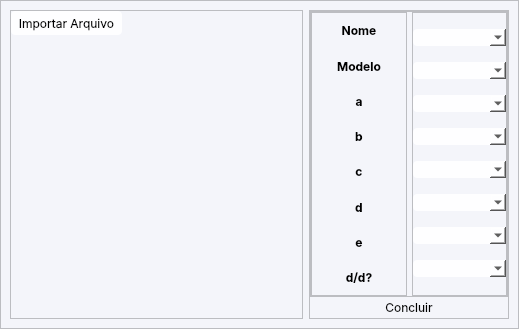
<?xml version="1.0" encoding="UTF-8"?>
<ui version="4.0">
 <class>Dialog</class>
 <widget class="QDialog" name="Dialog">
  <property name="geometry">
   <rect>
    <x>0</x>
    <y>0</y>
    <width>519</width>
    <height>329</height>
   </rect>
  </property>
  <property name="windowTitle">
   <string>Importação - Modelos</string>
  </property>
  <property name="styleSheet">
   <string notr="true">*{
	background: #F4F5FA;
}</string>
  </property>
  <layout class="QHBoxLayout" name="horizontalLayout">
   <property name="spacing">
    <number>0</number>
   </property>
   <property name="leftMargin">
    <number>0</number>
   </property>
   <property name="topMargin">
    <number>0</number>
   </property>
   <property name="rightMargin">
    <number>0</number>
   </property>
   <property name="bottomMargin">
    <number>0</number>
   </property>
   <item>
    <widget class="QFrame" name="frame">
     <property name="frameShape">
      <enum>QFrame::StyledPanel</enum>
     </property>
     <property name="frameShadow">
      <enum>QFrame::Raised</enum>
     </property>
     <layout class="QHBoxLayout" name="horizontalLayout_2">
      <item>
       <widget class="QFrame" name="frame_2">
        <property name="frameShape">
         <enum>QFrame::StyledPanel</enum>
        </property>
        <property name="frameShadow">
         <enum>QFrame::Raised</enum>
        </property>
        <layout class="QVBoxLayout" name="verticalLayout_3">
         <property name="spacing">
          <number>0</number>
         </property>
         <property name="leftMargin">
          <number>0</number>
         </property>
         <property name="topMargin">
          <number>0</number>
         </property>
         <property name="rightMargin">
          <number>0</number>
         </property>
         <property name="bottomMargin">
          <number>0</number>
         </property>
         <item>
          <widget class="QToolButton" name="importar">
           <property name="font">
            <font>
             <family>Inter</family>
            </font>
           </property>
           <property name="styleSheet">
            <string notr="true">QToolButton {
	color: black;
	border: 1px;
	border-radius: 4px;
	padding: 3 3 3 3;
	background-color: #FEFEFF;
}
QTollButton:hover {
	color: black;
	border-bottom: 4px solid #086112;
}</string>
           </property>
           <property name="text">
            <string>Importar Arquivo</string>
           </property>
          </widget>
         </item>
         <item>
          <widget class="QTableView" name="tableView">
           <property name="font">
            <font>
             <family>Inter</family>
            </font>
           </property>
           <property name="styleSheet">
            <string notr="true">border: 1px;
border-radius: 4px;</string>
           </property>
          </widget>
         </item>
        </layout>
       </widget>
      </item>
      <item>
       <widget class="QFrame" name="frame_3">
        <property name="minimumSize">
         <size>
          <width>200</width>
          <height>0</height>
         </size>
        </property>
        <property name="frameShape">
         <enum>QFrame::StyledPanel</enum>
        </property>
        <property name="frameShadow">
         <enum>QFrame::Raised</enum>
        </property>
        <layout class="QVBoxLayout" name="verticalLayout_4">
         <property name="spacing">
          <number>0</number>
         </property>
         <property name="leftMargin">
          <number>0</number>
         </property>
         <property name="topMargin">
          <number>0</number>
         </property>
         <property name="rightMargin">
          <number>0</number>
         </property>
         <property name="bottomMargin">
          <number>0</number>
         </property>
         <item>
          <widget class="QFrame" name="frame_6">
           <property name="frameShape">
            <enum>QFrame::StyledPanel</enum>
           </property>
           <property name="frameShadow">
            <enum>QFrame::Raised</enum>
           </property>
           <layout class="QHBoxLayout" name="horizontalLayout_4">
            <property name="spacing">
             <number>5</number>
            </property>
            <property name="leftMargin">
             <number>0</number>
            </property>
            <property name="topMargin">
             <number>0</number>
            </property>
            <property name="rightMargin">
             <number>0</number>
            </property>
            <property name="bottomMargin">
             <number>0</number>
            </property>
            <item>
             <widget class="QFrame" name="frame_4">
              <property name="frameShape">
               <enum>QFrame::StyledPanel</enum>
              </property>
              <property name="frameShadow">
               <enum>QFrame::Raised</enum>
              </property>
              <layout class="QVBoxLayout" name="verticalLayout">
               <property name="spacing">
                <number>0</number>
               </property>
               <property name="leftMargin">
                <number>0</number>
               </property>
               <property name="topMargin">
                <number>0</number>
               </property>
               <property name="rightMargin">
                <number>0</number>
               </property>
               <property name="bottomMargin">
                <number>0</number>
               </property>
               <item>
                <widget class="QLabel" name="label">
                 <property name="font">
                  <font>
                   <family>Inter</family>
                   <bold>true</bold>
                  </font>
                 </property>
                 <property name="text">
                  <string>Nome</string>
                 </property>
                 <property name="alignment">
                  <set>Qt::AlignCenter</set>
                 </property>
                </widget>
               </item>
               <item>
                <widget class="QLabel" name="label_2">
                 <property name="font">
                  <font>
                   <family>Inter</family>
                   <bold>true</bold>
                  </font>
                 </property>
                 <property name="text">
                  <string>Modelo</string>
                 </property>
                 <property name="alignment">
                  <set>Qt::AlignCenter</set>
                 </property>
                </widget>
               </item>
               <item>
                <widget class="QLabel" name="label_3">
                 <property name="font">
                  <font>
                   <family>Inter</family>
                   <bold>true</bold>
                  </font>
                 </property>
                 <property name="text">
                  <string>a</string>
                 </property>
                 <property name="alignment">
                  <set>Qt::AlignCenter</set>
                 </property>
                </widget>
               </item>
               <item>
                <widget class="QLabel" name="label_4">
                 <property name="font">
                  <font>
                   <family>Inter</family>
                   <bold>true</bold>
                  </font>
                 </property>
                 <property name="text">
                  <string>b</string>
                 </property>
                 <property name="alignment">
                  <set>Qt::AlignCenter</set>
                 </property>
                </widget>
               </item>
               <item>
                <widget class="QLabel" name="label_5">
                 <property name="font">
                  <font>
                   <family>Inter</family>
                   <bold>true</bold>
                  </font>
                 </property>
                 <property name="text">
                  <string>c</string>
                 </property>
                 <property name="alignment">
                  <set>Qt::AlignCenter</set>
                 </property>
                </widget>
               </item>
               <item>
                <widget class="QLabel" name="label_6">
                 <property name="font">
                  <font>
                   <family>Inter</family>
                   <bold>true</bold>
                  </font>
                 </property>
                 <property name="text">
                  <string>d</string>
                 </property>
                 <property name="alignment">
                  <set>Qt::AlignCenter</set>
                 </property>
                </widget>
               </item>
               <item>
                <widget class="QLabel" name="label_7">
                 <property name="font">
                  <font>
                   <family>Inter</family>
                   <bold>true</bold>
                  </font>
                 </property>
                 <property name="text">
                  <string>e</string>
                 </property>
                 <property name="alignment">
                  <set>Qt::AlignCenter</set>
                 </property>
                </widget>
               </item>
               <item>
                <widget class="QLabel" name="label_8">
                 <property name="font">
                  <font>
                   <family>Inter</family>
                   <bold>true</bold>
                  </font>
                 </property>
                 <property name="text">
                  <string>d/d?</string>
                 </property>
                 <property name="alignment">
                  <set>Qt::AlignCenter</set>
                 </property>
                </widget>
               </item>
              </layout>
             </widget>
            </item>
            <item>
             <widget class="QFrame" name="frame_5">
              <property name="frameShape">
               <enum>QFrame::StyledPanel</enum>
              </property>
              <property name="frameShadow">
               <enum>QFrame::Raised</enum>
              </property>
              <layout class="QVBoxLayout" name="verticalLayout_2">
               <property name="spacing">
                <number>0</number>
               </property>
               <property name="leftMargin">
                <number>0</number>
               </property>
               <property name="topMargin">
                <number>0</number>
               </property>
               <property name="rightMargin">
                <number>0</number>
               </property>
               <property name="bottomMargin">
                <number>0</number>
               </property>
               <item>
                <widget class="QComboBox" name="n1">
                 <property name="font">
                  <font>
                   <family>Inter</family>
                  </font>
                 </property>
                 <property name="styleSheet">
                  <string notr="true">color : black;
background-color: #FEFEFF;
border: 1px;
border-radius: 4px</string>
                 </property>
                </widget>
               </item>
               <item>
                <widget class="QComboBox" name="n2">
                 <property name="font">
                  <font>
                   <family>Inter</family>
                  </font>
                 </property>
                 <property name="styleSheet">
                  <string notr="true">color : black;
background-color: #FEFEFF;
border: 1px;
border-radius: 4px</string>
                 </property>
                </widget>
               </item>
               <item>
                <widget class="QComboBox" name="n3">
                 <property name="font">
                  <font>
                   <family>Inter</family>
                  </font>
                 </property>
                 <property name="styleSheet">
                  <string notr="true">color : black;
background-color: #FEFEFF;
border: 1px;
border-radius: 4px</string>
                 </property>
                </widget>
               </item>
               <item>
                <widget class="QComboBox" name="n4">
                 <property name="font">
                  <font>
                   <family>Inter</family>
                  </font>
                 </property>
                 <property name="styleSheet">
                  <string notr="true">color : black;
background-color: #FEFEFF;
border: 1px;
border-radius: 4px</string>
                 </property>
                </widget>
               </item>
               <item>
                <widget class="QComboBox" name="n5">
                 <property name="font">
                  <font>
                   <family>Inter</family>
                  </font>
                 </property>
                 <property name="styleSheet">
                  <string notr="true">color : black;
background-color: #FEFEFF;
border: 1px;
border-radius: 4px</string>
                 </property>
                </widget>
               </item>
               <item>
                <widget class="QComboBox" name="n6">
                 <property name="font">
                  <font>
                   <family>Inter</family>
                  </font>
                 </property>
                 <property name="styleSheet">
                  <string notr="true">color : black;
background-color: #FEFEFF;
border: 1px;
border-radius: 4px</string>
                 </property>
                </widget>
               </item>
               <item>
                <widget class="QComboBox" name="n7">
                 <property name="font">
                  <font>
                   <family>Inter</family>
                  </font>
                 </property>
                 <property name="styleSheet">
                  <string notr="true">color : black;
background-color: #FEFEFF;
border: 1px;
border-radius: 4px</string>
                 </property>
                </widget>
               </item>
               <item>
                <widget class="QComboBox" name="n8">
                 <property name="font">
                  <font>
                   <family>Inter</family>
                  </font>
                 </property>
                 <property name="styleSheet">
                  <string notr="true">color : black;
background-color: #FEFEFF;
border: 1px;
border-radius: 4px</string>
                 </property>
                </widget>
               </item>
              </layout>
             </widget>
            </item>
           </layout>
          </widget>
         </item>
         <item>
          <widget class="QPushButton" name="concluir">
           <property name="font">
            <font>
             <family>Inter</family>
            </font>
           </property>
           <property name="styleSheet">
            <string notr="true">QPushButton {
	color: black;
	border: 1px;
	border-radius: 4px;
	padding: 3 3 3 3;
}
QPushButton:hover {
	color: black;
	border-bottom: 4px solid #086112;
}</string>
           </property>
           <property name="text">
            <string>Concluir</string>
           </property>
          </widget>
         </item>
        </layout>
       </widget>
      </item>
     </layout>
    </widget>
   </item>
  </layout>
 </widget>
 <resources/>
 <connections/>
</ui>
